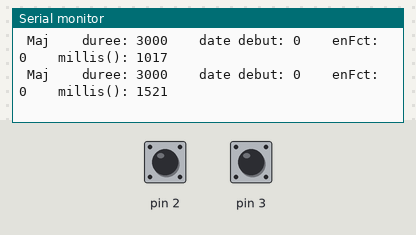
The sketch below on a simulated Arduino Uno, built with avr-gcc and run on an emulated ATmega328P. Shown: the last lines printed to the serial monitor. The inputs (shaded band) are chosen by the test bench; at power-on: pin 3 HIGH, pin 2 HIGH.

Above: at 1.8 s.
1.9 s: pin 3 pulled LOW for 0.6 s
At 2.4 s:
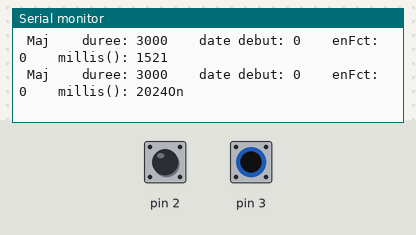
5.5 s: pin 3 pulled LOW for 1 s
At 6.0 s:
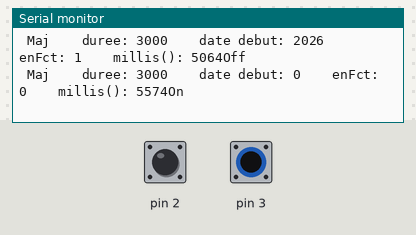
8.0 s: pin 2 pulled LOW for 0.6 s
At 8.5 s:
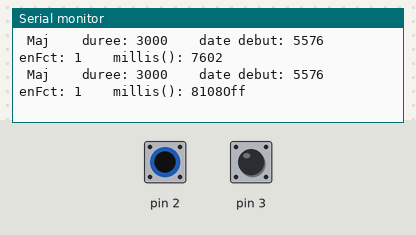
Timing chart, 0 to 11.0 s (numbered marks = the images above; inputs shaded):
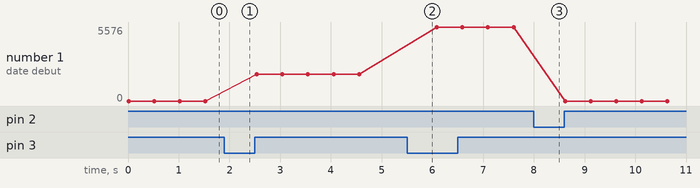

Measured:
- after the input at 1.9 s, the serial monitor: prints a new line after 0.13 s (image 1)
- after the input at 5.5 s, the serial monitor: prints a new line after 0.08 s (image 2)
- after the input at 8.0 s, the serial monitor: prints a new line after 0.11 s (image 3)
- plotted number 1: 0 → 2026 after the input at 1.9 s, 2026 → 5576 after the input at 5.5 s

The sketch:

Pompe_test.ino
```cpp
#include "Pompe.h"

	Pompe maPompe;

void setup()
{
  Serial.begin(9600);
  pinMode(2,INPUT_PULLUP);
  pinMode(3,INPUT_PULLUP);
  Serial.println("Fin de setup");
}
void loop()
{
                                          // 1 traitement copie des entree
    maPompe.maj();                        // 2 traitement de l'objet et de entrees
    digitalWrite(4,maPompe.getEnFct());   // 3 traitement : recopie sur la sortie
    delay(500);
}
```

Pompe.h
```cpp
#ifndef POMPE_H
#define POMPE_H
#include <Adafruit_PWMServoDriver.h>    // pour module PCA9586 16 chanel 12 bits (violet)

#define PMW Adafruit_PWMServoDriver(0x40)

class Pompe
{
public :
	Pompe();
	void maj(void);         //MAJ de l'objet
	void miseOn(void);      // Mise en route
	void miseOff(void);     // Mise en arret

	bool getEnFct();        // true = en fonctionnement ----- false = arretée

private :
	long duree;             // temps d'arrosage
	long dateDebut;         // date de debut d'arrosage
	bool enFct;							// 1 = On --- 0 = Off
	Adafruit_PWMServoDriver pwm; //variable nécésaire au servo moteur
};
#endif 
```

Pompe.ino
```cpp
#include "Pompe.h"

// --------------------------- constructeurs ---------------------------
Pompe::Pompe()
{
	duree     = 3000;					  // Arrosera pendant 1 seconde
	dateDebut = 0;					    // dtae du debut d'arrosage
	enFct     = false;					// Pompe initialement eteinte
  pwm = PMW;
}


void Pompe::maj(void)
{
  Serial.println();
  Serial.print(" Maj");
  Serial.print("    duree: ");   Serial.print(duree);
  Serial.print("    date debut: ");   Serial.print(dateDebut);
  Serial.print("    enFct: ");   Serial.print(enFct);
  Serial.print("    millis(): ");   Serial.print(millis());


  // --------------------------- pour test a modifier pour reel ---------------------------
  // ---------------------------------- POUR MARCHE ----------------------------------
	if (!digitalRead(3) && !enFct)                          // Pompe a l arret -> Demande le demarrage
	{
		miseOn();                                             // MISE EN ROUTE
	}
  // ---------------------------------- POUR ARRET ----------------------------------
  else
	if (
    		( !digitalRead(2) && (enFct == true))             // En fonctionnement et on aliment 2 = STOP
	        ||                                              // OU
         (enFct && (dateDebut+duree < millis()) )         // En fonctionnement et on à dépasse le temps défini = STOP
         )
	{
		miseOff();                                             // MISE A L ARRET
	}

}

void Pompe::miseOn()
{
	enFct     = true;
	dateDebut = millis();
  Serial.println("On");

}

void Pompe::miseOff()
{
	enFct     = false;
	dateDebut = 0;
  Serial.println("Off");
}

bool Pompe::getEnFct()
{
	return enFct;

}
```
